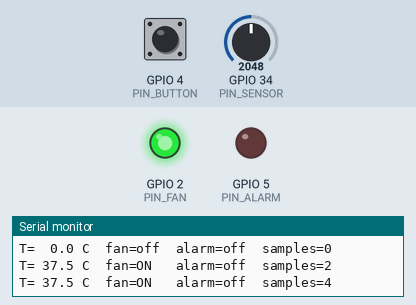
This sketch was run on a simulated ESP32. Parts: output pins drawn as LEDs (lit = HIGH), the last lines printed to the serial monitor. Dashed ring = blinking. Inputs (shaded band) come from the test bench; at power-on: GPIO 4 (PIN_BUTTON) HIGH, GPIO 34 (PIN_SENSOR) = 2048 (analog values on the 0–4095 scale).

Above: at 1.5 s.
1.6 s: GPIO 4 (PIN_BUTTON) pulled LOW for 0.3 s
At 1.72 s:
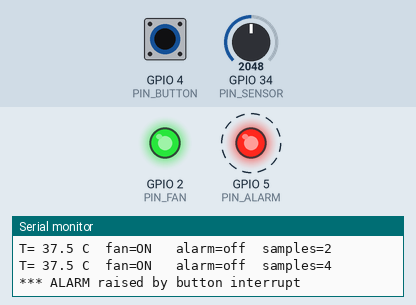
4.6 s: GPIO 34 (PIN_SENSOR) set to 1599
6.8 s: GPIO 34 (PIN_SENSOR) set to 1498
At 7.3 s:
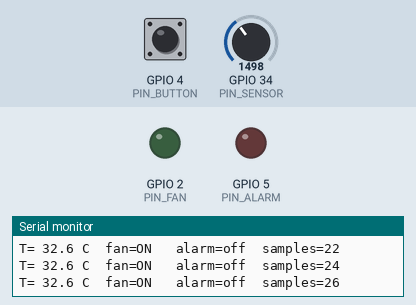
9.3 s: GPIO 4 (PIN_BUTTON) pulled LOW for 1 s
At 9.92 s:
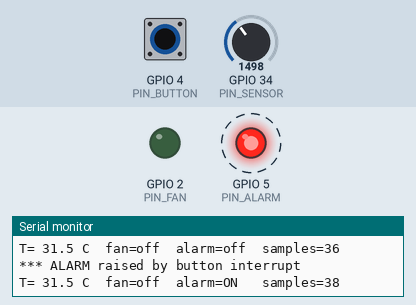
12.3 s: GPIO 4 (PIN_BUTTON) pulled LOW for 3.2 s
At 16.5 s:
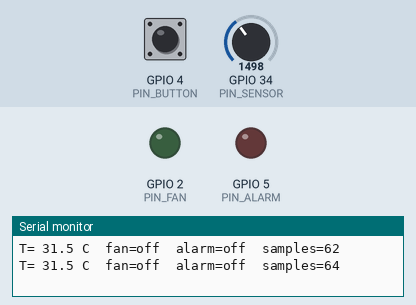
17.0 s: GPIO 34 (PIN_SENSOR) set to 1779
18.5 s: GPIO 34 (PIN_SENSOR) set to 1868
At 19.2 s:
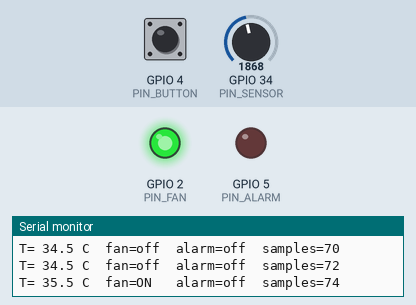
Timing chart, 0 to 21.0 s (numbered marks = the images above; inputs shaded):
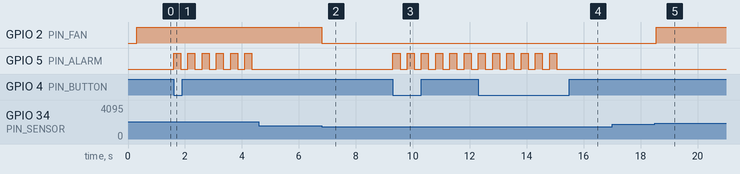

Measured:
- the behaviour switches between 1548 and 1547 on GPIO 34 (PIN_SENSOR) (found by bisection; images 1 and 2)
- the behaviour switches between 1819 and 1820 on GPIO 34 (PIN_SENSOR) (found by bisection; images 4 and 5)
- after the input at 1.6 s, GPIO 5 (PIN_ALARM): alternates HIGH for 0.25 s and LOW for 0.25 s, starting at once
- after the input at 6.8 s, GPIO 2 (PIN_FAN): HIGH → LOW at once
- after the input at 9.3 s, GPIO 5 (PIN_ALARM): alternates HIGH for 0.25 s and LOW for 0.25 s, starting at once
- after the input at 12.3 s, GPIO 5 (PIN_ALARM): alternates HIGH for 0.25 s and LOW for 0.25 s, 12 changes in all, then stays LOW, starting at once
- after the input at 18.5 s, GPIO 2 (PIN_FAN): LOW → HIGH after 0.06 s

The sketch:

sketch.ino
```cpp
/*
 * FreeRTOS task scheduling on the ESP32
 * -------------------------------------
 * The same job that a single loop() would do, split into five tasks that the
 * real-time kernel schedules. Every mechanism an RTOS gives you is used once,
 * and only once, so the code stays readable:
 *
 *   sensorTask   periodic producer, uses vTaskDelayUntil for a jitter-free rate
 *   controlTask  consumer, blocks on a queue instead of polling
 *   displayTask  reads shared state under a mutex
 *   alarmTask    sleeps until an interrupt notifies it (highest priority)
 *   statsTask    reports uptime, free heap and each task's stack headroom
 *
 * Hardware (all simulated in Wokwi, no parts required)
 *   GPIO 34  potentiometer, stands in for a temperature sensor
 *   GPIO 4   button to GND, raises the alarm
 *   GPIO 2   green LED, the fan output
 *   GPIO 5   red LED, the alarm output
 *   UART     115200 baud status output
 */

/* ---------------- pins and constants ---------------- */
static const int PIN_SENSOR = 34;
static const int PIN_BUTTON = 4;
static const int PIN_FAN    = 2;
static const int PIN_ALARM  = 5;

static const float TEMP_MIN = 15.0f;    /* pot fully left  */
static const float TEMP_MAX = 60.0f;    /* pot fully right */
static const float FAN_ON   = 35.0f;    /* switch the fan on above this  */
static const float FAN_OFF  = 32.0f;    /* and off again below this      */

/* ---------------- what the sensor task sends ---------------- */
typedef struct {
    uint32_t sequence;
    uint32_t timestamp_ms;
    float    temperature_c;
} Reading;

/* ---------------- shared state, protected by a mutex ---------------- */
typedef struct {
    float    temperature_c;
    bool     fanOn;
    bool     alarmActive;
    uint32_t readings;
    uint32_t alarms;
} SystemState;

static SystemState  state = {0};
static SemaphoreHandle_t stateMutex;
static QueueHandle_t     readingQueue;
static TaskHandle_t      alarmTaskHandle = NULL;

static TaskHandle_t hSensor, hControl, hDisplay, hStats;

/* ------------------------------------------------------------------ */
/* Interrupt handler                                                   */
/*                                                                     */
/* An ISR must be short and must not block, so it does no work itself. */
/* It unblocks the alarm task and asks the scheduler to switch to that */
/* task immediately on the way out of the interrupt. This pattern is   */
/* called deferred interrupt processing, and it is the reason an RTOS  */
/* can keep interrupt latency low while still doing real work.         */
/* ------------------------------------------------------------------ */
static volatile uint32_t lastPressMs = 0;

void IRAM_ATTR buttonIsr()
{
    uint32_t now = millis();
    if (now - lastPressMs < 200)      /* crude debounce, ISR-safe */
        return;
    lastPressMs = now;

    BaseType_t higherPriorityTaskWoken = pdFALSE;
    vTaskNotifyGiveFromISR(alarmTaskHandle, &higherPriorityTaskWoken);
    portYIELD_FROM_ISR(higherPriorityTaskWoken);
}

/* ------------------------------------------------------------------ */
/* sensorTask - a periodic producer                                    */
/*                                                                     */
/* vTaskDelayUntil sleeps until a fixed point in time rather than for  */
/* a fixed length of time. If this pass took 3 ms, the next one starts */
/* 247 ms later, so the sampling rate does not drift. vTaskDelay would */
/* add the execution time to every period.                             */
/* ------------------------------------------------------------------ */
static void sensorTask(void *arg)
{
    const TickType_t period = pdMS_TO_TICKS(250);
    TickType_t lastWake = xTaskGetTickCount();
    uint32_t sequence = 0;

    for (;;) {
        int raw = analogRead(PIN_SENSOR);           /* 12 bit: 0 to 4095 */

        Reading r;
        r.sequence      = sequence++;
        r.timestamp_ms  = millis();
        r.temperature_c = TEMP_MIN + (TEMP_MAX - TEMP_MIN) * raw / 4095.0f;

        /* Never block forever inside a periodic task: if the consumer has
         * stalled, drop the sample and say so rather than stop sampling. */
        if (xQueueSend(readingQueue, &r, pdMS_TO_TICKS(10)) != pdPASS) {
            Serial.println("! queue full, sample dropped");
        }

        vTaskDelayUntil(&lastWake, period);
    }
}

/* ------------------------------------------------------------------ */
/* controlTask - a consumer that blocks                                */
/*                                                                     */
/* xQueueReceive with portMAX_DELAY puts this task to sleep until a    */
/* sample arrives. While it sleeps it uses no CPU at all. A superloop  */
/* would have to poll a flag and burn cycles doing nothing.            */
/* ------------------------------------------------------------------ */
static void controlTask(void *arg)
{
    Reading r;
    bool fan = false;

    for (;;) {
        if (xQueueReceive(readingQueue, &r, portMAX_DELAY) != pdPASS)
            continue;

        /* Hysteresis: separate switch-on and switch-off thresholds stop the
         * fan chattering when the temperature sits right on the limit. */
        if (!fan && r.temperature_c >= FAN_ON)  fan = true;
        if ( fan && r.temperature_c <= FAN_OFF) fan = false;
        digitalWrite(PIN_FAN, fan ? HIGH : LOW);

        if (xSemaphoreTake(stateMutex, pdMS_TO_TICKS(50)) == pdTRUE) {
            state.temperature_c = r.temperature_c;
            state.fanOn         = fan;
            state.readings      = r.sequence + 1;
            xSemaphoreGive(stateMutex);
        }
    }
}

/* ------------------------------------------------------------------ */
/* displayTask - reads shared state                                    */
/*                                                                     */
/* The mutex is held only long enough to copy the struct, never while  */
/* printing. Holding a lock across a slow operation is how a system    */
/* ends up with priority inversion and missed deadlines.               */
/* ------------------------------------------------------------------ */
static void displayTask(void *arg)
{
    const TickType_t period = pdMS_TO_TICKS(500);
    TickType_t lastWake = xTaskGetTickCount();

    for (;;) {
        SystemState copy;
        if (xSemaphoreTake(stateMutex, pdMS_TO_TICKS(50)) == pdTRUE) {
            copy = state;
            xSemaphoreGive(stateMutex);

            Serial.printf("T=%5.1f C  fan=%-3s  alarm=%-3s  samples=%lu\n",
                          copy.temperature_c,
                          copy.fanOn ? "ON" : "off",
                          copy.alarmActive ? "ON" : "off",
                          (unsigned long)copy.readings);
        }
        vTaskDelayUntil(&lastWake, period);
    }
}

/* ------------------------------------------------------------------ */
/* alarmTask - the highest priority task, and idle almost always       */
/*                                                                     */
/* ulTaskNotifyTake is a lightweight binary semaphore built into every */
/* task. It is faster and uses less RAM than a real semaphore object,  */
/* and it is the normal way to wake one specific task from an ISR.     */
/* ------------------------------------------------------------------ */
static void alarmTask(void *arg)
{
    for (;;) {
        ulTaskNotifyTake(pdTRUE, portMAX_DELAY);   /* sleeps here */

        if (xSemaphoreTake(stateMutex, portMAX_DELAY) == pdTRUE) {
            state.alarmActive = true;
            state.alarms++;
            xSemaphoreGive(stateMutex);
        }

        Serial.println("*** ALARM raised by button interrupt");
        for (int i = 0; i < 6; i++) {              /* 3 s of blinking */
            digitalWrite(PIN_ALARM, HIGH);
            vTaskDelay(pdMS_TO_TICKS(250));
            digitalWrite(PIN_ALARM, LOW);
            vTaskDelay(pdMS_TO_TICKS(250));
        }

        if (xSemaphoreTake(stateMutex, portMAX_DELAY) == pdTRUE) {
            state.alarmActive = false;
            xSemaphoreGive(stateMutex);
        }
        Serial.println("*** ALARM cleared");
    }
}

/* ------------------------------------------------------------------ */
/* statsTask - how much stack is each task actually using              */
/*                                                                     */
/* uxTaskGetStackHighWaterMark returns the smallest amount of free     */
/* stack a task has ever had, in words. Guessing stack sizes and then  */
/* measuring them is the accepted way to size them; a number close to  */
/* zero means the next deep call will overflow and corrupt memory.     */
/* ------------------------------------------------------------------ */
static void statsTask(void *arg)
{
    const TickType_t period = pdMS_TO_TICKS(5000);
    TickType_t lastWake = xTaskGetTickCount();

    for (;;) {
        vTaskDelayUntil(&lastWake, period);

        Serial.println("--- task report ---------------------------------");
        Serial.printf("uptime %lu s, free heap %u bytes\n",
                      (unsigned long)(millis() / 1000),
                      (unsigned)ESP.getFreeHeap());
        Serial.printf("  %-10s prio %d  stack free %u words\n", "sensor",
                      (int)uxTaskPriorityGet(hSensor),
                      (unsigned)uxTaskGetStackHighWaterMark(hSensor));
        Serial.printf("  %-10s prio %d  stack free %u words\n", "control",
                      (int)uxTaskPriorityGet(hControl),
                      (unsigned)uxTaskGetStackHighWaterMark(hControl));
        Serial.printf("  %-10s prio %d  stack free %u words\n", "display",
                      (int)uxTaskPriorityGet(hDisplay),
                      (unsigned)uxTaskGetStackHighWaterMark(hDisplay));
        Serial.printf("  %-10s prio %d  stack free %u words\n", "alarm",
                      (int)uxTaskPriorityGet(alarmTaskHandle),
                      (unsigned)uxTaskGetStackHighWaterMark(alarmTaskHandle));
        Serial.printf("  queue holds %u of %u\n",
                      (unsigned)uxQueueMessagesWaiting(readingQueue), 8u);
        Serial.println("-------------------------------------------------");
    }
}

/* ------------------------------------------------------------------ */
void setup()
{
    Serial.begin(115200);
    delay(300);
    Serial.println("\nFreeRTOS task scheduling demo");

    pinMode(PIN_FAN, OUTPUT);
    pinMode(PIN_ALARM, OUTPUT);
    pinMode(PIN_BUTTON, INPUT_PULLUP);
    analogReadResolution(12);

    /* Create the kernel objects before any task can use them. */
    readingQueue = xQueueCreate(8, sizeof(Reading));
    stateMutex   = xSemaphoreCreateMutex();
    if (readingQueue == NULL || stateMutex == NULL) {
        Serial.println("kernel objects could not be created, halting");
        for (;;) delay(1000);
    }

    /* xTaskCreatePinnedToCore(function, name, stack words, arg,
     *                         priority, handle, core)
     * Higher number means higher priority. The alarm task is highest so it
     * preempts everything the moment the interrupt notifies it. */
    xTaskCreatePinnedToCore(alarmTask,   "alarm",   2560, NULL, 4, &alarmTaskHandle, 1);
    xTaskCreatePinnedToCore(sensorTask,  "sensor",  2560, NULL, 3, &hSensor,  1);
    xTaskCreatePinnedToCore(controlTask, "control", 2560, NULL, 2, &hControl, 1);
    xTaskCreatePinnedToCore(displayTask, "display", 3072, NULL, 1, &hDisplay, 1);
    xTaskCreatePinnedToCore(statsTask,   "stats",   3072, NULL, 1, &hStats,   1);

    attachInterrupt(digitalPinToInterrupt(PIN_BUTTON), buttonIsr, FALLING);

    Serial.println("tasks started, turn the knob and press the button");
}

void loop()
{
    /* Nothing here on purpose. The Arduino loop is itself a FreeRTOS task,
     * and everything this program does lives in the five tasks above.
     * Delaying keeps this task off the CPU instead of spinning. */
    vTaskDelay(pdMS_TO_TICKS(1000));
}
```
